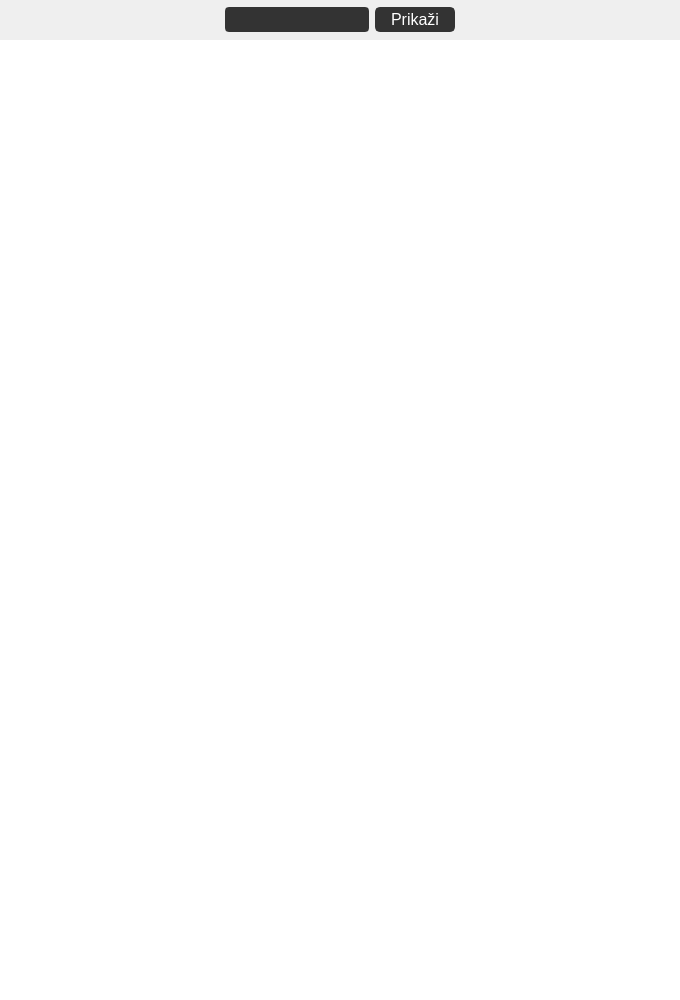
                      <widget class="QWidget" name="page_view_measurements">
                       <property name="maximumSize">
                        <size>
                         <width>16777215</width>
                         <height>16777215</height>
                        </size>
                       </property>
                       <layout class="QVBoxLayout" name="verticalLayout_9">
                        <property name="spacing">
                         <number>0</number>
                        </property>
                        <property name="leftMargin">
                         <number>0</number>
                        </property>
                        <property name="topMargin">
                         <number>0</number>
                        </property>
                        <property name="rightMargin">
                         <number>0</number>
                        </property>
                        <property name="bottomMargin">
                         <number>0</number>
                        </property>
                        <item>
                         <widget class="QFrame" name="frame_view_measurements">
                          <property name="minimumSize">
                           <size>
                            <width>500</width>
                            <height>1000</height>
                           </size>
                          </property>
                          <property name="frameShape">
                           <enum>QFrame::NoFrame</enum>
                          </property>
                          <property name="frameShadow">
                           <enum>QFrame::Plain</enum>
                          </property>
                          <property name="lineWidth">
                           <number>0</number>
                          </property>
                          <layout class="QVBoxLayout" name="verticalLayout_27">
                           <property name="spacing">
                            <number>0</number>
                           </property>
                           <property name="leftMargin">
                            <number>0</number>
                           </property>
                           <property name="topMargin">
                            <number>0</number>
                           </property>
                           <property name="rightMargin">
                            <number>0</number>
                           </property>
                           <property name="bottomMargin">
                            <number>0</number>
                           </property>
                           <item>
                            <widget class="QFrame" name="frame_view_meas_fun">
                             <property name="minimumSize">
                              <size>
                               <width>0</width>
                               <height>40</height>
                              </size>
                             </property>
                             <property name="maximumSize">
                              <size>
                               <width>16777215</width>
                               <height>40</height>
                              </size>
                             </property>
                             <property name="frameShape">
                              <enum>QFrame::NoFrame</enum>
                             </property>
                             <property name="frameShadow">
                              <enum>QFrame::Plain</enum>
                             </property>
                             <property name="lineWidth">
                              <number>0</number>
                             </property>
                             <layout class="QHBoxLayout" name="horizontalLayout_39">
                              <property name="spacing">
                               <number>0</number>
                              </property>
                              <property name="leftMargin">
                               <number>0</number>
                              </property>
                              <property name="topMargin">
                               <number>0</number>
                              </property>
                              <property name="rightMargin">
                               <number>0</number>
                              </property>
                              <property name="bottomMargin">
                               <number>0</number>
                              </property>
                              <item>
                               <widget class="QPushButton" name="bn_meas_prev">
                                <property name="enabled">
                                 <bool>false</bool>
                                </property>
                                <property name="sizePolicy">
                                 <sizepolicy hsizetype="Minimum" vsizetype="MinimumExpanding">
                                  <horstretch>0</horstretch>
                                  <verstretch>0</verstretch>
                                 </sizepolicy>
                                </property>
                                <property name="minimumSize">
                                 <size>
                                  <width>120</width>
                                  <height>40</height>
                                 </size>
                                </property>
                                <property name="maximumSize">
                                 <size>
                                  <width>240</width>
                                  <height>40</height>
                                 </size>
                                </property>
                                <property name="styleSheet">
                                 <string notr="true">QPushButton {
    color: rgba(255,255,255,255);
    font-weight: 900;
	border: none;
	background-color: rgba(0,0,0,0);
}
QPushButton:hover {
	background-color: rgb(51,50,50);
}
QPushButton:pressed {	
	background-color: rgba(0,0,0,0);
}</string>
                                </property>
                                <property name="text">
                                 <string/>
                                </property>
                                <property name="icon">
                                 <iconset>
                                  <normaloff>icons/1x/prevAsset.png</normaloff>icons/1x/prevAsset.png</iconset>
                                </property>
                                <property name="iconSize">
                                 <size>
                                  <width>28</width>
                                  <height>28</height>
                                 </size>
                                </property>
                                <property name="flat">
                                 <bool>true</bool>
                                </property>
                               </widget>
                              </item>
                              <item>
                               <widget class="QFrame" name="frame_4">
                                <property name="minimumSize">
                                 <size>
                                  <width>440</width>
                                  <height>40</height>
                                 </size>
                                </property>
                                <property name="maximumSize">
                                 <size>
                                  <width>16777215</width>
                                  <height>40</height>
                                 </size>
                                </property>
                                <property name="frameShape">
                                 <enum>QFrame::NoFrame</enum>
                                </property>
                                <property name="frameShadow">
                                 <enum>QFrame::Plain</enum>
                                </property>
                                <layout class="QHBoxLayout" name="horizontalLayout_40">
                                 <property name="leftMargin">
                                  <number>0</number>
                                 </property>
                                 <property name="topMargin">
                                  <number>0</number>
                                 </property>
                                 <property name="rightMargin">
                                  <number>0</number>
                                 </property>
                                 <property name="bottomMargin">
                                  <number>0</number>
                                 </property>
                                 <item>
                                  <spacer name="horizontalSpacer_10">
                                   <property name="orientation">
                                    <enum>Qt::Horizontal</enum>
                                   </property>
                                   <property name="sizeHint" stdset="0">
                                    <size>
                                     <width>105</width>
                                     <height>17</height>
                                    </size>
                                   </property>
                                  </spacer>
                                 </item>
                                 <item>
                                  <widget class="QLineEdit" name="line_view_meas">
                                   <property name="enabled">
                                    <bool>true</bool>
                                   </property>
                                   <property name="minimumSize">
                                    <size>
                                     <width>100</width>
                                     <height>25</height>
                                    </size>
                                   </property>
                                   <property name="maximumSize">
                                    <size>
                                     <width>150</width>
                                     <height>25</height>
                                    </size>
                                   </property>
                                   <property name="font">
                                    <font>
                                     <family>Segoe UI</family>
                                     <pointsize>12</pointsize>
                                    </font>
                                   </property>
                                   <property name="autoFillBackground">
                                    <bool>false</bool>
                                   </property>
                                   <property name="styleSheet">
                                    <string notr="true">QLineEdit {
	color:rgb(255,255,255);
	border:2px solid rgb(51,51,51);
	border-radius:4px;
	background:rgb(51,51,51);
}

QLineEdit:disabled {
	color:rgb(255,255,255);
	border:2px solid rgb(112,112,112);
	border-radius:4px;
	background:rgb(112,112,112);
}</string>
                                   </property>
                                   <property name="text">
                                    <string/>
                                   </property>
                                  </widget>
                                 </item>
                                 <item>
                                  <widget class="QPushButton" name="bn_show_meas">
                                   <property name="minimumSize">
                                    <size>
                                     <width>80</width>
                                     <height>25</height>
                                    </size>
                                   </property>
                                   <property name="maximumSize">
                                    <size>
                                     <width>80</width>
                                     <height>25</height>
                                    </size>
                                   </property>
                                   <property name="font">
                                    <font>
                                     <family>Segoe UI</family>
                                     <pointsize>12</pointsize>
                                    </font>
                                   </property>
                                   <property name="styleSheet">
                                    <string notr="true">QPushButton {
	border: 2px solid rgb(51,51,51);
	border-radius: 5px;	
	color:rgb(255,255,255);
	background-color: rgb(51,51,51);
}
QPushButton:hover {
	border: 2px solid rgb(0,143,150);
	background-color: rgb(0,143,150);
}
QPushButton:pressed {	
	border: 2px solid rgb(0,143,150);
	background-color: rgb(51,51,51);
}

QPushButton:disabled {	
	border-radius: 5px;	
	border: 2px solid rgb(112,112,112);
	background-color: rgb(112,112,112);
}</string>
                                   </property>
                                   <property name="text">
                                    <string>Prikaži</string>
                                   </property>
                                   <property name="checkable">
                                    <bool>false</bool>
                                   </property>
                                   <property name="flat">
                                    <bool>true</bool>
                                   </property>
                                  </widget>
                                 </item>
                                 <item>
                                  <spacer name="horizontalSpacer_11">
                                   <property name="orientation">
                                    <enum>Qt::Horizontal</enum>
                                   </property>
                                   <property name="sizeHint" stdset="0">
                                    <size>
                                     <width>104</width>
                                     <height>17</height>
                                    </size>
                                   </property>
                                  </spacer>
                                 </item>
                                </layout>
                               </widget>
                              </item>
                              <item>
                               <widget class="QPushButton" name="bn_meas_next">
                                <property name="enabled">
                                 <bool>false</bool>
                                </property>
                                <property name="sizePolicy">
                                 <sizepolicy hsizetype="Minimum" vsizetype="MinimumExpanding">
                                  <horstretch>0</horstretch>
                                  <verstretch>0</verstretch>
                                 </sizepolicy>
                                </property>
                                <property name="minimumSize">
                                 <size>
                                  <width>120</width>
                                  <height>40</height>
                                 </size>
                                </property>
                                <property name="maximumSize">
                                 <size>
                                  <width>240</width>
                                  <height>40</height>
                                 </size>
                                </property>
                                <property name="styleSheet">
                                 <string notr="true">QPushButton {
    color: rgba(255,255,255,255);
    font-weight: 900;
	border: none;
	background-color: rgba(0,0,0,0);
}
QPushButton:hover {
	background-color: rgb(51,50,50);
}
QPushButton:pressed {	
	background-color: rgba(0,0,0,0);
}</string>
                                </property>
                                <property name="text">
                                 <string/>
                                </property>
                                <property name="icon">
                                 <iconset>
                                  <normaloff>icons/1x/nextAsset.png</normaloff>icons/1x/nextAsset.png</iconset>
                                </property>
                                <property name="iconSize">
                                 <size>
                                  <width>28</width>
                                  <height>28</height>
                                 </size>
                                </property>
                                <property name="flat">
                                 <bool>true</bool>
                                </property>
                               </widget>
                              </item>
                             </layout>
                             <zorder>frame_4</zorder>
                             <zorder>bn_meas_next</zorder>
                             <zorder>bn_meas_prev</zorder>
                            </widget>
                           </item>
                           <item>
                            <widget class="QFrame" name="frame_table_meas">
                             <property name="minimumSize">
                              <size>
                               <width>680</width>
                               <height>0</height>
                              </size>
                             </property>
                             <property name="frameShape">
                              <enum>QFrame::NoFrame</enum>
                             </property>
                             <property name="frameShadow">
                              <enum>QFrame::Plain</enum>
                             </property>
                             <property name="lineWidth">
                              <number>0</number>
                             </property>
                             <layout class="QVBoxLayout" name="verticalLayout_4">
                              <property name="spacing">
                               <number>0</number>
                              </property>
                              <property name="leftMargin">
                               <number>0</number>
                              </property>
                              <property name="topMargin">
                               <number>0</number>
                              </property>
                              <property name="rightMargin">
                               <number>0</number>
                              </property>
                              <property name="bottomMargin">
                               <number>0</number>
                              </property>
                              <item>
                               <widget class="QTableWidget" name="table_meas">
                                <property name="minimumSize">
                                 <size>
                                  <width>680</width>
                                  <height>400</height>
                                 </size>
                                </property>
                                <property name="styleSheet">
                                 <string notr="true">QLineEdit {border: none;
 background-color: white; selection-color: white;color: black; font-weight:900;}

QTableView::item:selected { color:white; background:rgb(80,180,180); font-weight:900; }
QTableView::item { color:white; font-weight:900; }
QTableCornerButton::section { background-color:rgb(80,80,80); }
QHeaderView::section { border:none; color:white; background-color:rgb(80,80,80);selection-color: white }

QScrollBar:vertical {
	background:rgb(51,51,51);
    width:20px;
    margin: 0px 0px 0px 0px;
}
QScrollBar::handle:vertical {
    background:rgb(0,143,170);
	height: 10px;
	width: 20px;
}
QScrollBar::add-page:vertical {
 	background:rgb(51,51,51);
}
QScrollBar::sub-page:vertical {
 	background:rgb(51,51,51);
}</string>
                                </property>
                                <property name="frameShape">
                                 <enum>QFrame::NoFrame</enum>
                                </property>
                                <property name="frameShadow">
                                 <enum>QFrame::Plain</enum>
                                </property>
                                <property name="lineWidth">
                                 <number>0</number>
                                </property>
                               </widget>
                              </item>
                             </layout>
                            </widget>
                           </item>
                          </layout>
                         </widget>
                        </item>
                       </layout>
                      </widget>
